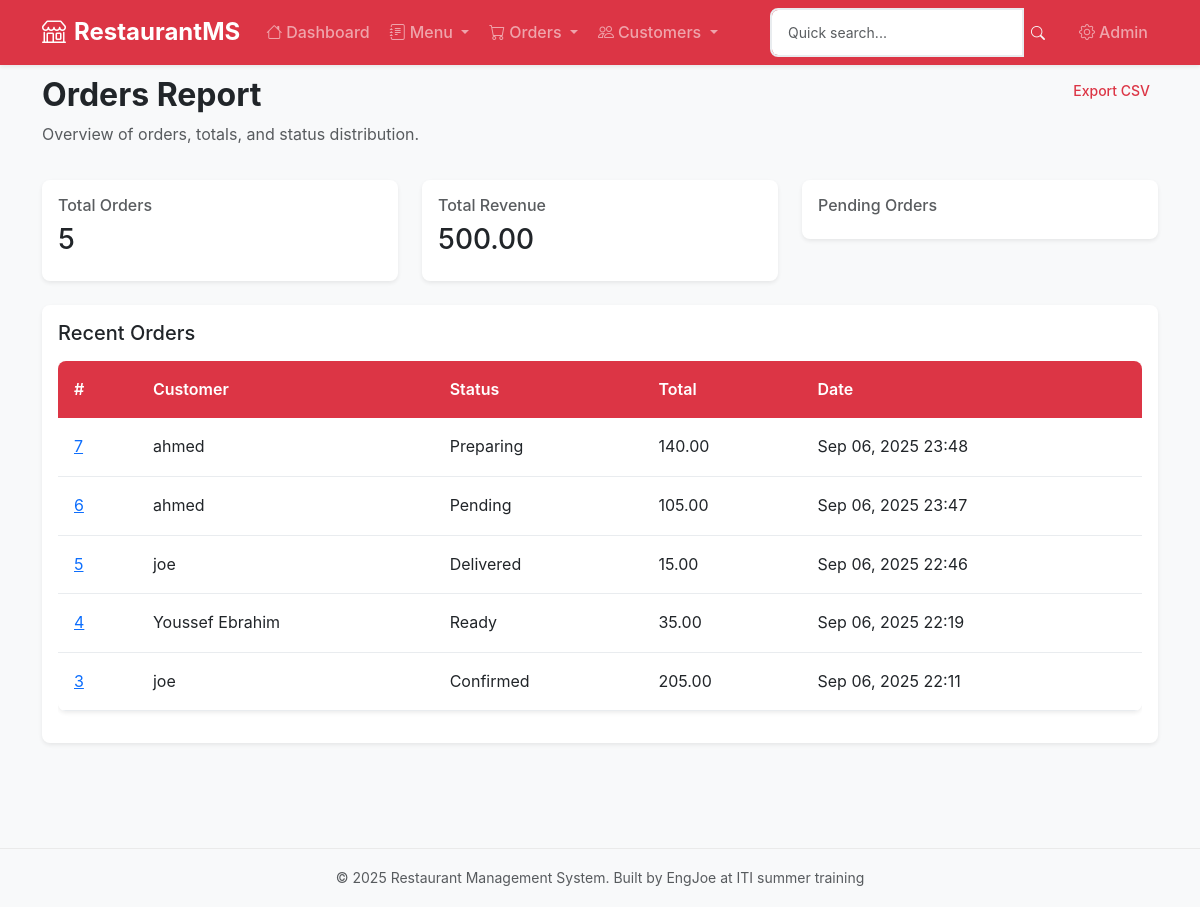
/orders/report/ (signed in), run on the app's committed database.
### orders/models.py (models this page shows, shortened)
class Order(models.Model):
    STATUS_CHOICES = [
        ('pending', 'Pending'),
        ('confirmed', 'Confirmed'),
        ('preparing', 'Preparing'),
        ('ready', 'Ready'),
        ('delivered', 'Delivered'),
        ('cancelled', 'Cancelled'),
    ]
    customer = models.ForeignKey(Customer, on_delete=models.CASCADE, related_name='orders')
    status = models.CharField(max_length=20, choices=STATUS_CHOICES, default='pending')
    notes = models.TextField(blank=True)
    created_at = models.DateTimeField(auto_now_add=True)
    updated_at = models.DateTimeField(auto_now=True)
    def total_price(self):
        return sum(item.get_total_price() for item in self.items.all())

class OrderItem(models.Model):
    order = models.ForeignKey(Order, on_delete=models.CASCADE, related_name='items')
    item = models.ForeignKey(Item, on_delete=models.CASCADE)
    quantity = models.PositiveIntegerField()
    price = models.DecimalField(max_digits=10, decimal_places=2)  # Store price at time of order
    def get_total_price(self):
        return self.quantity * self.price

### customers/models.py (models this page shows, shortened)
class Customer(models.Model):
    name = models.CharField(max_length=200)
    email = models.EmailField(blank=True)
    phone = models.CharField(max_length=20)
    address = models.TextField(blank=True)
    created_at = models.DateTimeField(auto_now_add=True)
    updated_at = models.DateTimeField(auto_now=True)

### orders/views.py (the view)
# urls.py: path('report/', views.orders_report, name='report'),
def orders_report(request):
    date_from = request.GET.get('date_from')
    date_to = request.GET.get('date_to')
    if not date_from:
        date_from = (timezone.now() - timedelta(days=30)).date()
    else:
        date_from = datetime.strptime(date_from, '%Y-%m-%d').date()
    if not date_to:
        date_to = timezone.now().date()
    else:
        date_to = datetime.strptime(date_to, '%Y-%m-%d').date()
    orders = Order.objects.filter(
        created_at__date__gte=date_from,
        created_at__date__lte=date_to
    )
    total_orders = orders.count()
    total_revenue = sum(order.total_price() for order in orders)
    orders_by_status = {}
    for status_code, status_name in Order.STATUS_CHOICES:
        count = orders.filter(status=status_code).count()
        orders_by_status[status_name] = count
    recent_orders = orders.select_related('customer').order_by('-created_at')[:10]
    daily_sales = []
    for i in range(7):
        date = timezone.now().date() - timedelta(days=i)
        daily_orders = orders.filter(created_at__date=date)
        daily_revenue = sum(order.total_price() for order in daily_orders)
        daily_sales.append({
            'date': date,
            'orders': daily_orders.count(),
            'revenue': daily_revenue
        })
    top_customers = Customer.objects.annotate(
        order_count=Count('orders'),
        total_spent=Sum('orders__items__price')
    ).filter(
        orders__created_at__date__gte=date_from,
        orders__created_at__date__lte=date_to
    ).order_by('-total_spent')[:5]
    context = {
        'date_from': date_from,
        'date_to': date_to,
        'total_orders': total_orders,
        'total_revenue': total_revenue,
        'average_order_value': total_revenue / total_orders if total_orders > 0 else 0,
        'orders_by_status': orders_by_status,
        'daily_sales': daily_sales,
        'top_customers': top_customers,
        'recent_orders': recent_orders,
    }
    return render(request, 'orders/report.html', context)

### orders/templates/orders/report.html (shortened to what this page needs)
{% extends "base.html" %}
{% block content %}
<div class="container mt-4">
    <div class="row mb-3">
        <div class="col-md-8">
            <h2 class="fw-bold">Orders Report</h2>
            <p class="text-muted">Overview of orders, totals, and status distribution.</p>
        </div>
        <div class="col-md-4 text-end">
            <a href="{% url 'orders:export_csv' %}" class="btn btn-sm btn-outline-primary">
                Export CSV
            </a>
        </div>
    </div>
    <div class="row mb-4">
        <div class="col-md-4">
            <div class="card shadow-sm border-0">
                <div class="card-body">
                    <h6 class="text-muted">Total Orders</h6>
                    <h3>{{ total_orders }}</h3>
                </div>
            </div>
        </div>
        <div class="col-md-4">
            <div class="card shadow-sm border-0">
                <div class="card-body">
                    <h6 class="text-muted">Total Revenue</h6>
                    <h3>{{ total_revenue }}</h3>
                </div>
            </div>
        </div>
        <div class="col-md-4">
            <div class="card shadow-sm border-0">
                <div class="card-body">
                    <h6 class="text-muted">Pending Orders</h6>
                </div>
            </div>
        </div>
    </div>
    <div class="card shadow-sm border-0">
        <div class="card-body">
            <h5 class="mb-3">Recent Orders</h5>
            <div class="table-responsive">
                <table class="table table-sm table-hover">
                    <thead>
                        <tr>
                            <th>#</th>
                            <th>Customer</th>
                            <th>Status</th>
                            <th>Total</th>
                            <th>Date</th>
                        </tr>
                    </thead>
                    <tbody>
                        {% for order in recent_orders %}
                            <tr>
                                <td>
                                    <a href="{% url 'orders:order_detail' order.pk %}">
                                        {{ order.id }}
                                    </a>
                                </td>
                                <td>{{ order.customer.name }}</td>
                                <td>{{ order.get_status_display }}</td>
                                <td>{{ order.total_price }}</td>
                                <td>{{ order.created_at|date:"M d, Y H:i" }}</td>
                            </tr>
                        {% empty %}
                            <tr>
                                <td colspan="5" class="text-center text-muted">No recent orders.</td>
                            </tr>
                        {% endfor %}
                    </tbody>
                </table>
            </div>
        </div>
    </div>
</div>
{% endblock %}

### static/css/custom.css (style rules this page uses)
:root { --primary-color: #0d6efd; --secondary-color: #6c757d; --success-color: #198754; --warning-color: #ffc107; --danger-color: #dc3545; --info-color: #0dcaf0; --light-color: #f8f9fa; --dark-color: #212529; --border-radius: 0.5rem; --box-shadow: 0 0.125rem 0.25rem rgba(0, 0, 0, 0.075); --box-shadow-lg: 0 0.5rem 1rem rgba(0, 0, 0, 0.15); --transition: all 0.3s ease-in-out; }
* { box-sizing: border-box; }
body { font-family: 'Inter', -apple-system, BlinkMacSystemFont, 'Segoe UI', Roboto, sans-serif; background-color: #f8f9fa; line-height: 1.6; }
.card { border: none; border-radius: var(--border-radius); box-shadow: var(--box-shadow); transition: var(--transition); overflow: hidden; }
.btn { border-radius: 0.375rem; font-weight: 500; transition: var(--transition); border: none; }
.table { border-radius: var(--border-radius); overflow: hidden; box-shadow: var(--box-shadow); }
.table thead th { background-color: var(--primary-color); color: white; font-weight: 600; border: none; padding: 1rem; }
.table tbody tr { transition: var(--transition); }
.table td { padding: 1rem; border-color: #e9ecef; }

### templates/base.html (style rules this page uses)
:root { --primary-color: #dc3545; --secondary-color: #6c757d; --success-color: #198754; --warning-color: #ffc107; --danger-color: #dc3545; --info-color: #0dcaf0; }
.btn-outline-primary { border-color: var(--primary-color) !important; color: var(--primary-color) !important; }

### data on the page
Order: id "7", customer.name "ahmed", status "Preparing", total_price "140.00", created_at "Sep 06, 2025 23:48"
Order: id "6", customer.name "ahmed", status "Pending", total_price "105.00", created_at "Sep 06, 2025 23:47"
Order: id "5", customer.name "joe", status "Delivered", total_price "15.00", created_at "Sep 06, 2025 22:46"
Order: id "4", customer.name "Youssef Ebrahim", status "Ready", total_price "35.00", created_at "Sep 06, 2025 22:19"
Order: id "3", customer.name "joe", status "Confirmed", total_price "205.00", created_at "Sep 06, 2025 22:11"

### other printed values
{{ total_orders }} "5"
{{ total_revenue }} "500.00"
